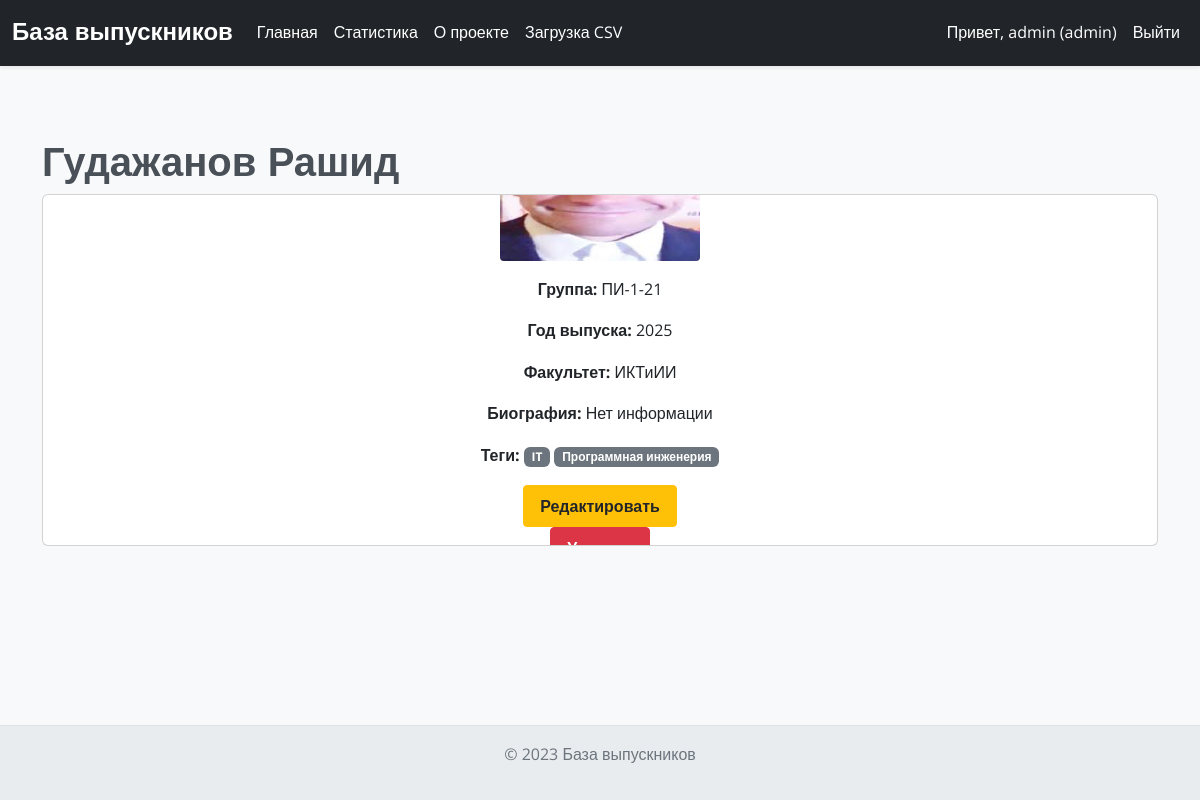
/graduate/2 (signed in), run on the app's committed database.
### models.py (models this page shows)
class User(UserMixin, db.Model):
    id = db.Column(db.Integer, primary_key=True)
    username = db.Column(db.String(50), unique=True, nullable=False)
    password = db.Column(db.String(100), nullable=False)
    role = db.Column(db.String(20), nullable=False, default='guest')  # guest, manager, admin

class Graduate(db.Model):
    id = db.Column(db.Integer, primary_key=True)
    name = db.Column(db.String(100), nullable=False)
    group = db.Column(db.String(20), nullable=False)
    graduation_year = db.Column(db.String(4), nullable=False)
    faculty = db.Column(db.String(100), nullable=False)
    bio = db.Column(db.Text, nullable=True)
    photo = db.Column(db.String(200), nullable=True)
    tags = db.relationship('Tag', secondary='graduate_tags', backref=db.backref('graduates', lazy='dynamic'))

class Tag(db.Model):
    id = db.Column(db.Integer, primary_key=True)
    name = db.Column(db.String(50), unique=True, nullable=False)

### routes/main.py (the view)
@main_bp.route('/graduate/<int:id>')
@login_required
def graduate(id):
    graduate = Graduate.query.get_or_404(id)
    return render_template('graduate.html', graduate=graduate)

### app.py (called while the page is built)
@login_manager.user_loader
def load_user(user_id):
    return db.session.get(User, int(user_id))

### templates/graduate.html (shortened to what this page needs)
{% extends 'base.html' %}
{% block content %}
<h1>{{ graduate.name }}</h1>
<div class="card">
    <div class="card-body">
        {% if graduate.photo %}
        <img src="{{ url_for('static', filename='uploads/' + graduate.photo) }}" alt="Photo" class="img-fluid mb-3" style="max-width: 200px;">
        {% else %}
        <img src="{{ url_for('static', filename='uploads/default.jpg') }}" alt="No photo" class="img-fluid mb-3" style="max-width: 200px;">
        {% endif %}
        <p><strong>Группа:</strong> {{ graduate.group }}</p>
        <p><strong>Год выпуска:</strong> {{ graduate.graduation_year }}</p>
        <p><strong>Факультет:</strong> {{ graduate.faculty }}</p>
        <p><strong>Биография:</strong> {{ graduate.bio or 'Нет информации' }}</p>
        <p><strong>Теги:</strong>
            {% for tag in graduate.tags %}
            <span class="badge bg-secondary">{{ tag.name }}</span>
            {% endfor %}
        </p>
        {% if current_user.is_authenticated and current_user.role in ['admin', 'manager'] %}
        <a href="{{ url_for('graduate.edit', id=graduate.id) }}" class="btn btn-warning">Редактировать</a>
        <button class="btn btn-danger" data-bs-toggle="modal" data-bs-target="#deleteModal" data-delete-url="{{ url_for('graduate.delete', id=graduate.id) }}">Удалить</button>
        {% endif %}
    </div>
</div>
{% endblock %}

### templates/base.html (shortened to what this page needs)
<!DOCTYPE html>
<html lang="ru">
<head>
    <link href="https://cdn.jsdelivr.net/npm/bootstrap@5.3.0/dist/css/bootstrap.min.css" rel="stylesheet">
    <link rel="stylesheet" href="{{ url_for('static', filename='css/base.css') }}">
    <link rel="stylesheet" href="{{ url_for('static', filename='css/navbar.css') }}">
    <link rel="stylesheet" href="{{ url_for('static', filename='css/footer.css') }}">
    <link rel="stylesheet" href="{{ url_for('static', filename='css/alerts.css') }}">
    <link rel="stylesheet" href="{{ url_for('static', filename='css/badges.css') }}">
    <link rel="stylesheet" href="{{ url_for('static', filename='css/modals.css') }}">
    <link rel="stylesheet" href="{{ url_for('static', filename='css/forms.css') }}">
    <link rel="stylesheet" href="{{ url_for('static', filename='css/tables.css') }}">
    <link rel="stylesheet" href="{{ url_for('static', filename='css/pagination.css') }}">
    <link rel="stylesheet" href="{{ url_for('static', filename='css/buttons.css') }}">
    <link rel="stylesheet" href="{{ url_for('static', filename='css/choices.css') }}">
    <link rel="stylesheet" href="{{ url_for('static', filename='css/theme.css') }}">
    <link rel="stylesheet" href="{{ url_for('static', filename='css/stats.css') }}">
</head>
<body>
    <nav class="navbar navbar-expand-lg navbar-dark bg-dark shadow-sm">
        <div class="container-fluid">
            <a class="navbar-brand" href="{{ url_for('main.index') }}">База выпускников</a>
            <div class="collapse navbar-collapse" id="navbarNav">
                <ul class="navbar-nav me-auto">
                    {% if request.endpoint not in ['auth.login', 'auth.register'] %}
                    <li class="nav-item">
                        <a class="nav-link" href="{{ url_for('main.index') }}">Главная</a>
                    </li>
                    <li class="nav-item">
                        <a class="nav-link" href="{{ url_for('main.stats') }}">Статистика</a>
                    </li>
                    <li class="nav-item">
                        <a class="nav-link" href="{{ url_for('main.about') }}">О проекте</a>
                    </li>
                    {% endif %}
                    {% if current_user.is_authenticated and current_user.role in ['admin', 'manager'] %}
                    <li class="nav-item">
                        <a class="nav-link" href="{{ url_for('graduate.upload') }}">Загрузка CSV</a>
                    </li>
                    {% endif %}
                </ul>
                <ul class="navbar-nav">
                    {% if current_user.is_authenticated %}
                    <li class="nav-item">
                        <span class="nav-link">Привет, {{ current_user.username }} ({{ current_user.role }})</span>
                    </li>
                    <li class="nav-item">
                        <a class="nav-link" href="#" data-bs-toggle="modal" data-bs-target="#logoutModal">Выйти</a>
                    </li>
                    {% endif %}
                </ul>
            </div>
        </div>
    </nav>
    <div class="container mt-5 pt-4">
        {% block content %}
        {% endblock %}
    </div>
    {% if request.endpoint not in ['auth.login', 'auth.register'] %}
    <footer class="text-center py-3">
        <p>&copy; 2023 База выпускников</p>
    </footer>
    {% endif %}
</body>
</html>

### static/css/base.css (style rules this page uses)
body { background-color: #f8f9fa; display: flex; flex-direction: column; min-height: 100vh; color: #495057; font-size: 1rem; line-height: 1.6; font-family: 'Open Sans', sans-serif; font-weight: 400; transition: background-color 0.3s ease, color 0.3s ease; }
h1, h2, h3, h4, h5, h6, .navbar-brand { font-family: 'Montserrat', sans-serif; font-weight: 700; line-height: 1.2; }
.container.mt-5.pt-4 { flex: 1; }
.img-fluid { border-radius: 0.25rem; }

### static/css/navbar.css (style rules this page uses)
.navbar { background-color: #343a40; box-shadow: 0 2px 4px rgba(0, 0, 0, 0.1); padding-top: 0.75rem; padding-bottom: 0.75rem; transition: background-color 0.3s ease; }
.navbar-brand { color: #fff !important; font-size: 1.5rem; }
.navbar-nav .nav-link { color: #fff !important; padding-left: 1rem; padding-right: 1rem; transition: color 0.3s ease; }

### static/css/footer.css (style rules this page uses)
footer { background-color: #e9ecef; border-top: 1px solid #dee2e6; padding-top: 1.5rem; padding-bottom: 1.5rem; color: #6c757d; text-align: center; transition: background-color 0.3s ease, color 0.3s ease; }

### static/css/buttons.css (style rules this page uses)
.btn { display: inline-block; font-weight: 600; color: #212529; text-align: center; vertical-align: middle; cursor: pointer; -webkit-user-select: none; -moz-user-select: none; user-select: none; background-color: transparent; border: 1px solid transparent; padding: 0.5rem 1rem; font-size: 1rem; border-radius: 0.25rem; transition: color 0.15s ease-in-out, background-color 0.15s ease-in-out, border-color 0.15s ease-in-out, box-shadow 0.15s ease-in-out; }
.btn-warning { background-color: #ffc107; border-color: #ffc107; color: #212529; }
.btn-danger { background-color: #dc3545; border-color: #dc3545; color: #fff; }

### static/css/stats.css (style rules this page uses)
.card .card-body { padding: 1rem; display: flex; flex-direction: column; justify-content: center; align-items: center; max-height: 350px; overflow: hidden; }

### data on the page
User: username "admin", role "admin"
Graduate: name "Гудажанов Рашид", group "ПИ-1-21", graduation_year "2025", faculty "ИКТиИИ", bio "Нет информации"
Tag: name "IT"
Tag: name "Программная инженерия"
